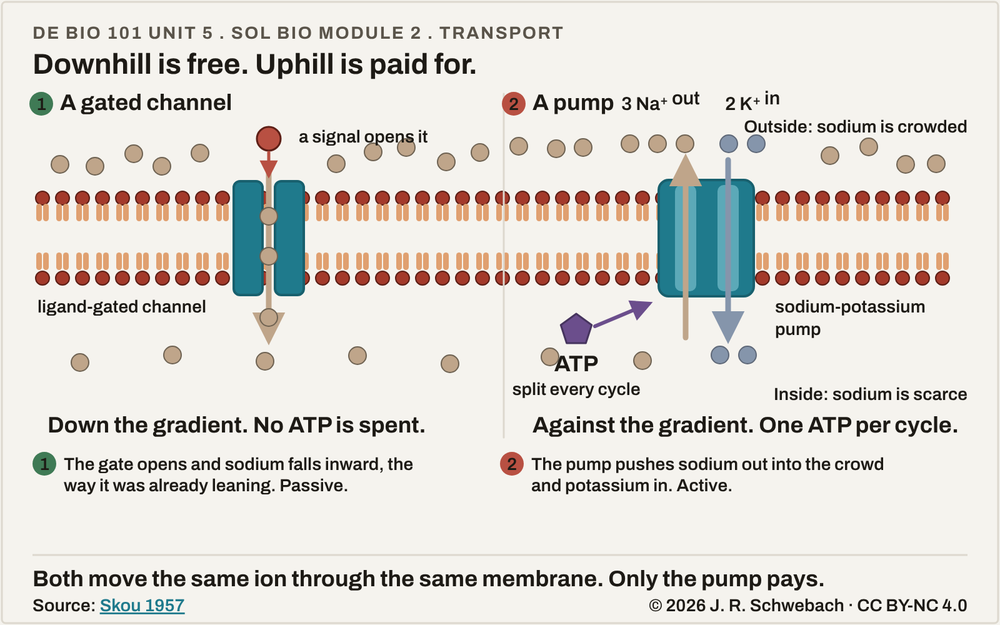
#> input picture _briefs/figures/03-channel-and-pump.png, 1000 x 625 px, shrunk from 1600 x 1000 before the run
$ python t3-compare-transport.py
#> lines starting #> are read from the running program, lines starting #| are printed output that depends on the picture; after the words box and inside, x2 and y2 are one past the last pixel; in counts of white or black regions, pixels touching at a corner belong together
#!/usr/bin/env python3
"""T3 for transport: compare the stage screenshots written by mechanism-reel-tests-transport.js with the
delivered PNG. Prints the pixel-difference percentage at DE (the still's words) and at SOL, and
writes a two-up image of the DE frame. Run from the tests folder after the suite."""
import sys
from PIL import Image
import numpy as np
ref=Image.open(sys.argv[1] if len(sys.argv)>1 else '../../03-channel-and-pump.png').convert('RGB')
#> ref is the input picture: PIL image 1000x625 RGB; mean R, G, B 223.5, 220.2, 214.5
a=np.asarray(ref).astype(int)
for name in ('T3-transport-final-step.png','T3-transport-final-step-sol.png'):
    im=Image.open(name).convert('RGB').crop((0,0,ref.size[0],ref.size[1]))
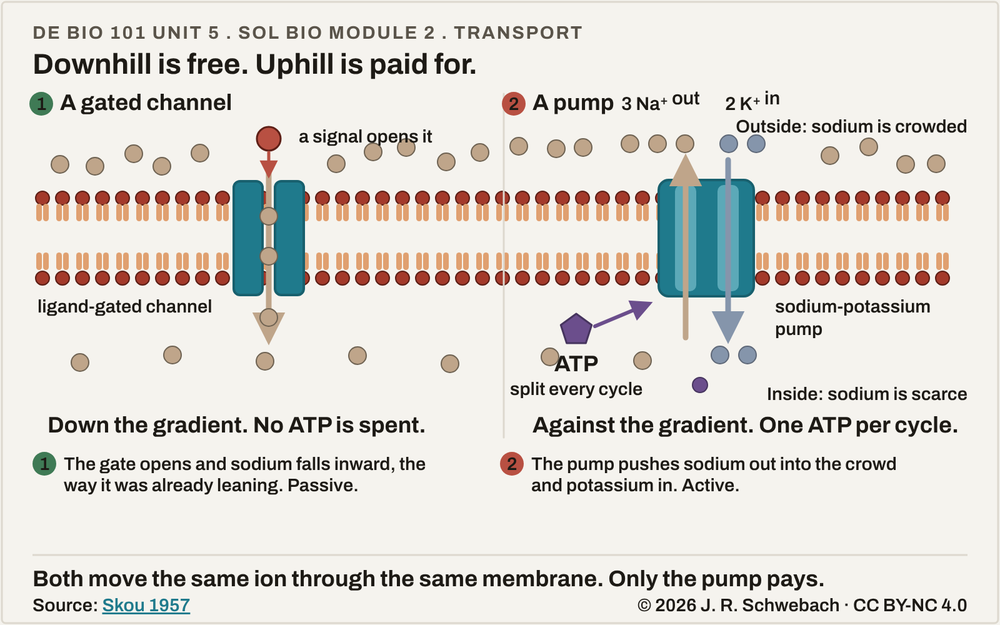
#> input picture _briefs/figures/_source/tests/T3-transport-final-step.png, 1000 x 625 px, shrunk from 1600 x 1000 before the run
#> im is the input picture: PIL image 1000x625 RGB; mean R, G, B 223.1, 219.8, 214.1
    b=np.asarray(im).astype(int); d=np.abs(a-b).max(axis=2)
#> after `d = np.abs(a - b).max(axis=2)`:
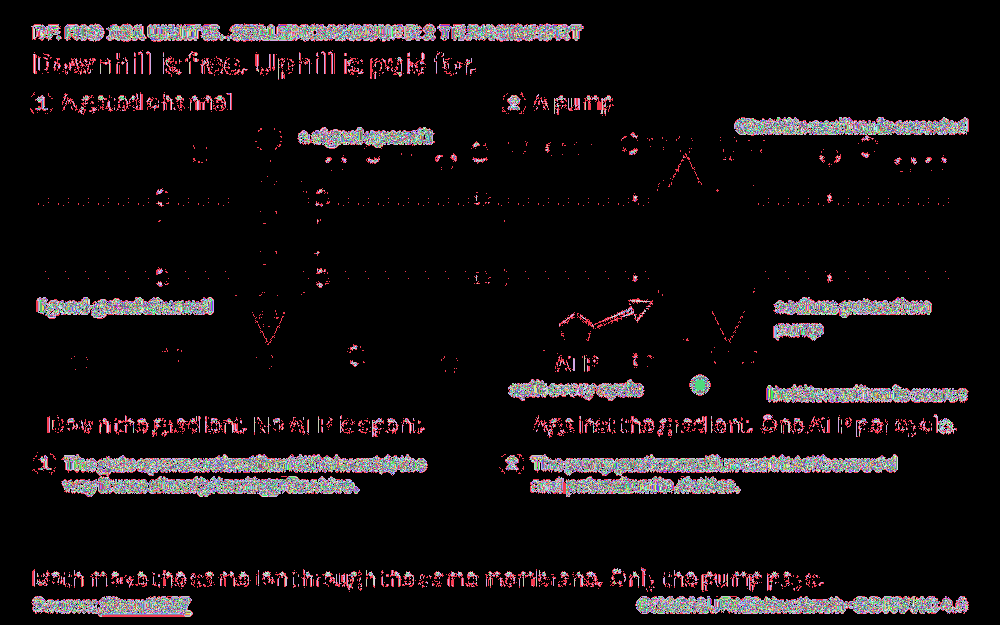
#> d: shape (625, 1000) int64; 256 distinct labels, from 0 to 255; one colour per label, 0 black
    print(f'--- {name}')
    for thr in (16,32,64): print(f'pixels differing by >{thr}: {100*(d>thr).mean():.3f}%')
#> this loop made 3 passes
#| pixels differing by >16: 4.900%
#| pixels differing by >32: 4.161%
#| pixels differing by >64: 3.272%
    H,W=d.shape; g=(d>32)
#> after `H, W = d.shape`: H = 625; W = 1000
#> after `g = d > 32`:
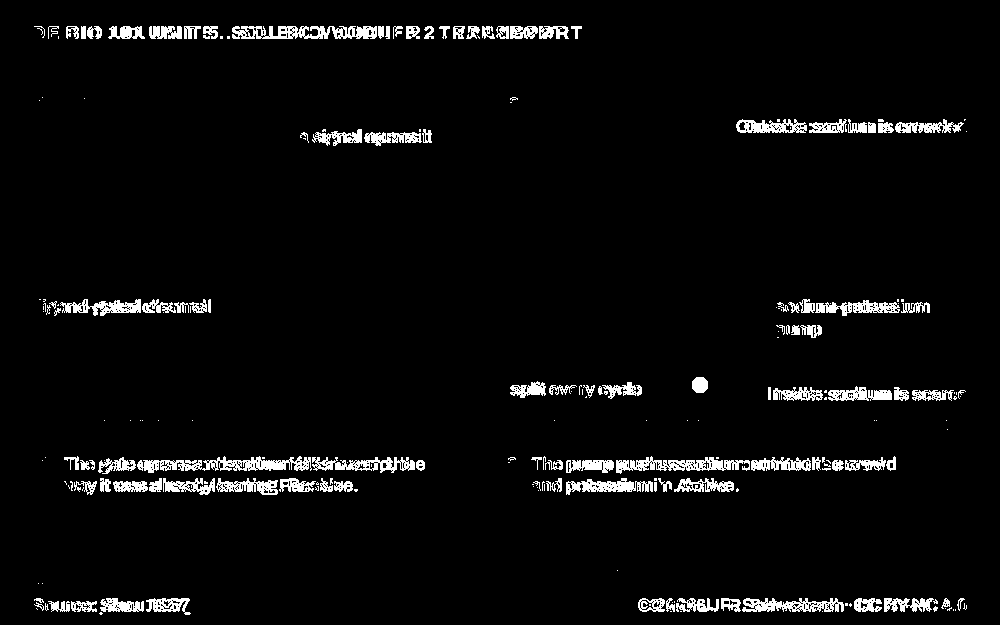
#> g: shape (625, 1000) bool; 4.2% white; 222 white regions (112 under 20 px), largest, box (x1, y1, x2, y2) and area: (137, 456, 312, 473) 1453, (232, 26, 377, 39) 1253, (616, 456, 750, 474) 1128
    print('diff % by region (5 rows x 8 cols):')
    for gy in range(5): print('  '+' '.join(f'{100*g[gy*H//5:(gy+1)*H//5, gx*W//8:(gx+1)*W//8].mean():5.1f}' for gx in range(8)))
#> this loop made 5 passes
#|     3.3   6.4   6.8   5.3   4.6   0.3   2.0   1.1
#|     0.0   0.0   3.5   3.1   0.0   0.5   4.8   3.2
#|     4.1   4.3   0.0   0.0   0.0   0.0   6.7   2.5
#|     5.2  13.3  12.4   2.7  14.0  14.3  12.1   5.1
#|     4.3   3.8   0.0   0.0   0.0   5.9   6.7   4.1
    if name=='T3-transport-final-step.png':
        two=Image.new('RGB',(ref.size[0],ref.size[1]*2+20),'white'); two.paste(ref,(0,0)); two.paste(im,(0,ref.size[1]+20)); two.save('T3-transport-reference-above-animation-below.png')
#> after `two = Image.new('RGB', (ref.size[0], ref.size[1] * 2 + 20), 'white')`: two: PIL image 1000x1270 RGB; every value is 255
#> after `two.paste(ref, (0, 0))`:
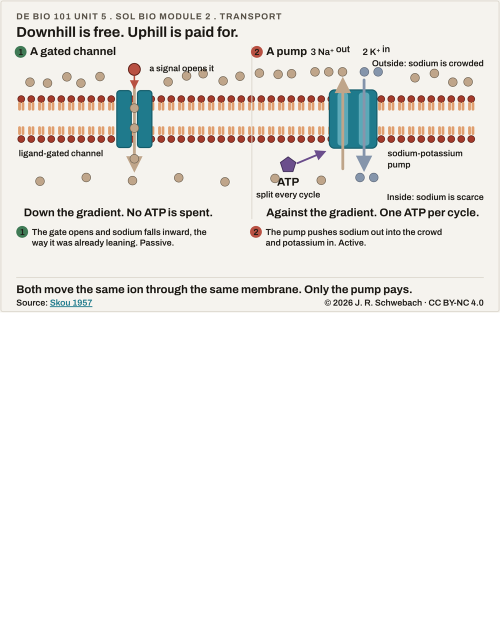
#> two: PIL image 1000x1270 RGB (shown at 1/2 size); mean R, G, B 239.5, 237.9, 235.1
#> after `two.paste(im, (0, ref.size[1] + 20))`:
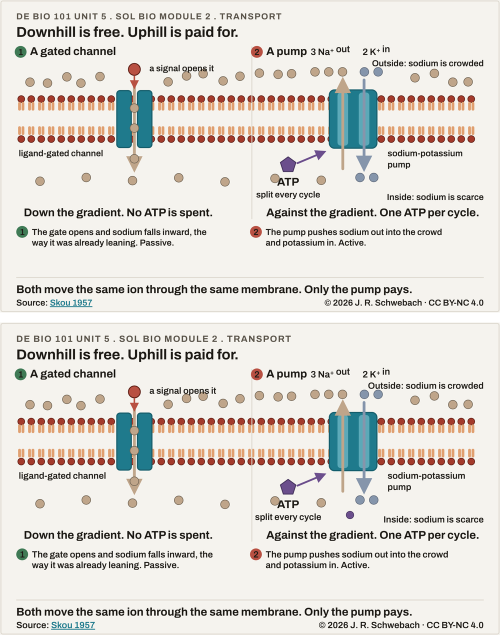
#> two: PIL image 1000x1270 RGB (shown at 1/2 size); mean R, G, B 223.8, 220.5, 214.9
#> pass 2 of the loop `for name in ('T3-transport-final-step.png','T3-transport-final-step-so..`:
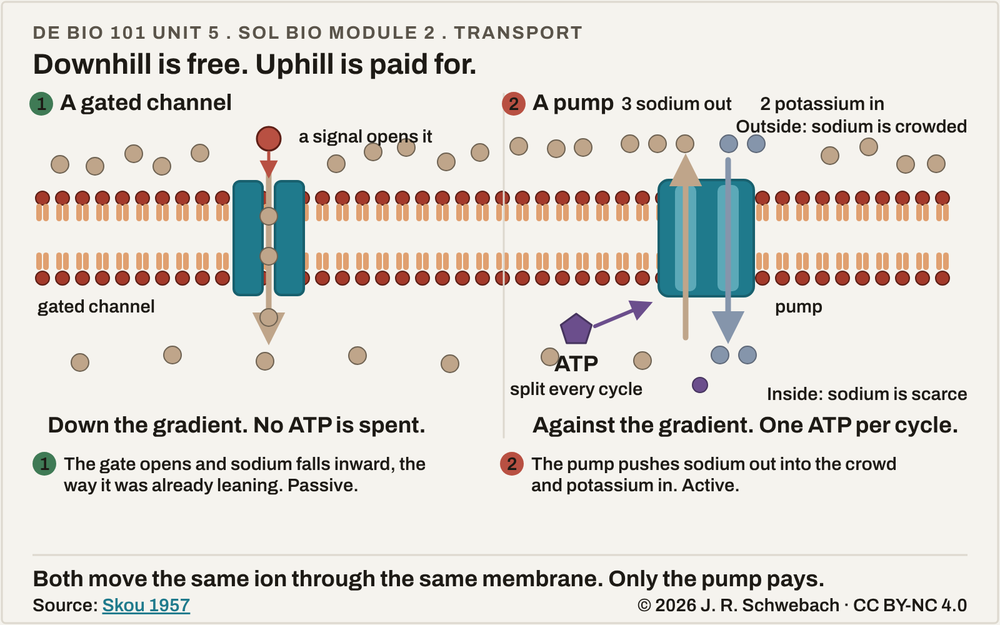
#> input picture _briefs/figures/_source/tests/T3-transport-final-step-sol.png, 1000 x 625 px, shrunk from 1600 x 1000 before the run
#> im is the input picture: PIL image 1000x625 RGB; mean R, G, B 223.3, 219.9, 214.3
#> `d = np.abs(a - b).max(axis=2)`:
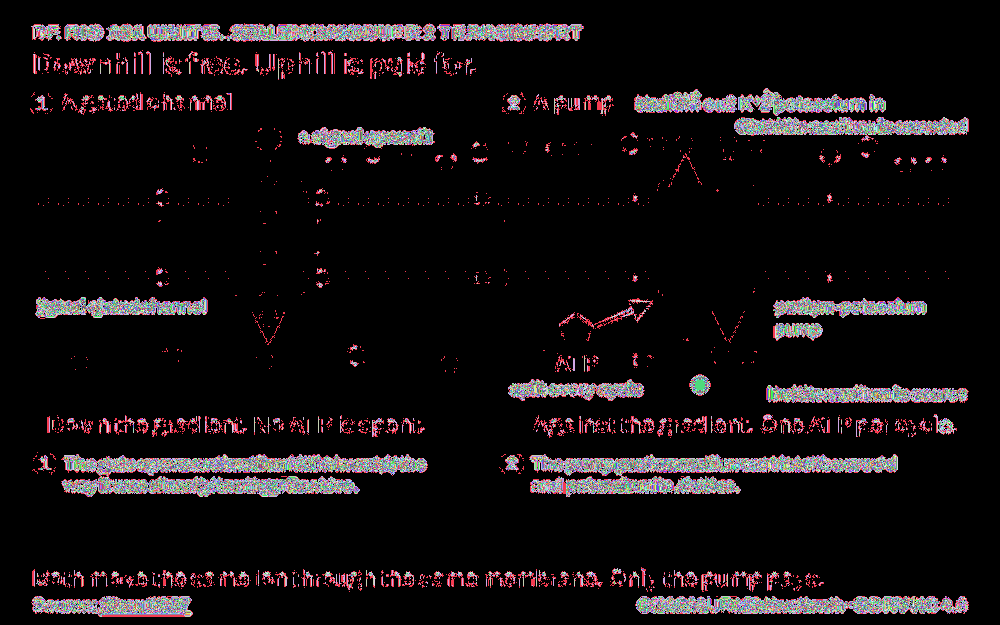
#> d: shape (625, 1000) int64; 256 distinct labels, from 0 to 255; one colour per label, 0 black
#> the loop `for thr in (16,32,64): print(f'pixels differing by >{thr}: {100*(d>thr..` made 3 passes
#| pixels differing by >16: 5.222%
#| pixels differing by >32: 4.466%
#| pixels differing by >64: 3.569%
#> `g = d > 32`:
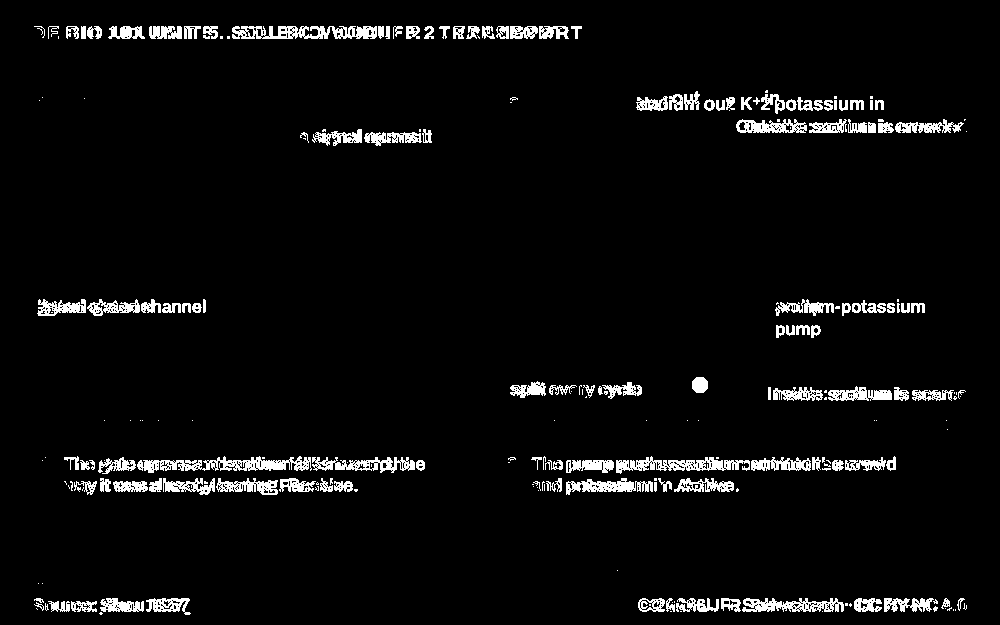
#> g: shape (625, 1000) bool; 4.5% white; 230 white regions (102 under 20 px), largest, box (x1, y1, x2, y2) and area: (137, 456, 312, 473) 1453, (232, 26, 377, 39) 1253, (616, 456, 750, 474) 1128
#> the loop `for gy in range(5): print('  '+' '.join(f'{100*g[gy*H//5:(gy+1)*H//5, ..` made 5 passes
#|     3.3   6.4   6.8   5.3   4.6   6.4   7.5   1.5
#|     0.0   0.0   3.5   3.1   0.0   0.5   4.8   3.2
#|     5.2   3.9   0.0   0.0   0.0   0.0   6.7   2.1
#|     5.2  13.3  12.4   2.7  14.0  14.3  12.1   5.1
#|     4.3   3.8   0.0   0.0   0.0   5.9   6.7   4.1
